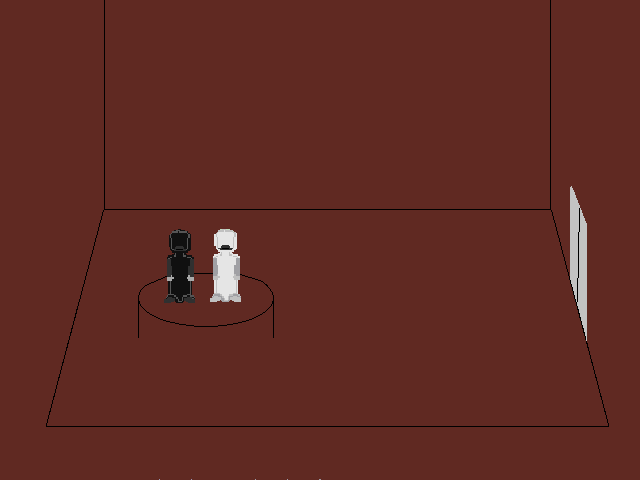

Tiled map render using the project's own tile images. Description and the map definition, with tile-layer contents summarised, below:
An orthogonal 20x15 tile map with 32x32 px tiles, 3 tile layers (Tile Layer 2, Tile Layer 1, Tile Layer 3), 6 tilesets and 9 objects (level Info, character).

<map version="1.2" tiledversion="1.2.1" orientation="orthogonal" renderorder="right-down" width="20" height="15" tilewidth="32" tileheight="32" infinite="0" nextlayerid="32" nextobjectid="46">
 <tileset firstgid="1" name="grassstage" tilewidth="32" tileheight="32" tilecount="2025" columns="45">
  <image source="grassstage.png" width="1440" height="1440" />
 </tileset>
 <tileset firstgid="2026" name="playerstart" tilewidth="32" tileheight="32" tilecount="1" columns="1">
  <image source="playerstart.png" width="32" height="32" />
  <tile id="0">
   <properties>
    <property name="orient" value="right" />
    <property name="playerstart" value="" />
   </properties>
  </tile>
 </tileset>
 <tileset firstgid="2027" name="grasstownarmorshop" tilewidth="32" tileheight="32" tilecount="300" columns="20">
  <image source="grasstownarmorshop.png" width="640" height="480" />
 </tileset>
 <tileset firstgid="2327" name="grasstownarmorshop - Copy" tilewidth="32" tileheight="32" tilecount="300" columns="20">
  <image source="grasstownarmorshop - Copy.png" width="640" height="480" />
 </tileset>
 <tileset firstgid="2627" source="grassstage4redux.tsx" />
 <tileset firstgid="3327" name="grasstowngiftshop" tilewidth="32" tileheight="32" tilecount="300" columns="20">
  <image source="grasstowngiftshop.png" width="640" height="480" />
 </tileset>
 <layer id="29" name="Tile Layer 2" width="20" height="15">
  <data>[300 cells, 300 non-empty, 295 distinct tile ids]</data>
 </layer>
 <layer id="30" name="Tile Layer 1" width="20" height="15">
  <data>[300 cells, 165 non-empty, 19 distinct tile ids]</data>
 </layer>
 <layer id="31" name="Tile Layer 3" width="20" height="15">
  <data>[300 cells, 300 non-empty, 300 distinct tile ids]</data>
 </layer>
 <objectgroup id="4" name="Object Layer 1">
  <object id="19" x="320" y="416" width="32" height="32">
   <properties>
    <property name="orient" value="up" />
    <property name="playerstart" value="" />
    <property name="startarea" value="1" />
   </properties>
  </object>
  <object id="20" x="256" y="480" width="128" height="64">
   <properties>
    <property name="NewArea" value="grasstown.tmx" />
    <property name="area" value="grasstown.tmx" />
    <property name="returnarea" value="6" />
   </properties>
  </object>
  <object id="22" name="level Info" x="160" y="96" width="24" height="24">
   <properties>
    <property name="areaname" value="&quot;The heroes of yesterday...&quot;" />
    <property name="levelinfo" value="1" />
   </properties>
  </object>
  <object id="37" x="384" y="416" width="224" height="32">
   <properties>
    <property name="block" value="" />
   </properties>
  </object>
  <object id="38" x="32" y="416" width="224" height="32">
   <properties>
    <property name="block" value="" />
   </properties>
  </object>
  <object id="40" name="Shopkeep" type="character" x="448" y="224" width="32" height="64">
   <properties>
    <property name="" value="" />
    <property name="SPflag1" value="" />
    <property name="description" value="(Man, does this job suck...)\Hello... and welcome to our exhibit." />
    <property name="image" value="graycloak.gif" />
    <property name="name" value="Shopkeeper" />
    <property name="orient" value="down" />
    <property name="sprite" value="" />
   </properties>
  </object>
  <object id="42" x="128" y="224" width="160" height="128">
   <properties>
    <property name="description" value="Imitations of the garments worn\ by the legendary heroes.\One's awfully familiar..." />
   </properties>
  </object>
  <object id="44" x="568" y="257" width="32" height="64">
   <properties>
    <property name="NewArea" value="grasstowngiftshop2.tmx" />
    <property name="area" value="grasstowngiftshop2.tmx" />
    <property name="returnarea" value="1" />
   </properties>
  </object>
  <object id="45" x="512" y="288" width="32" height="32">
   <properties>
    <property name="orient" value="left" />
    <property name="playerstart" value="" />
    <property name="startarea" value="2" />
   </properties>
  </object>
 </objectgroup>
</map>
